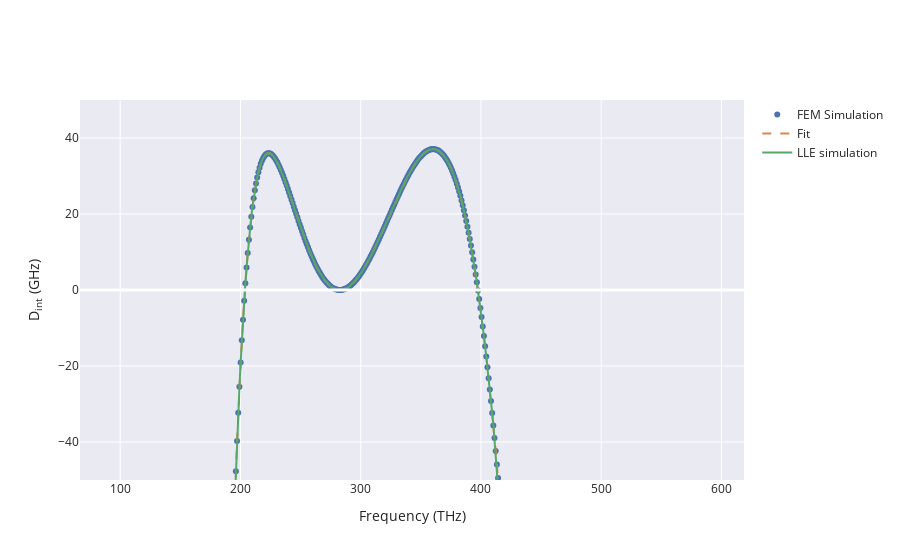

The notebook cell saved with this chart:
### Code cell
#loop reflector parameters
r=0.0
phi=np.pi
R=np.sqrt(r)*np.exp(1j*phi)
res = dict(
        R=23e-6, 
        Qi=1e6, 
        Qc=1e6, 
        γ=3.2, 
        dispfile="./RW1000_H430.csv",
        Bragg=.50e9,#In terms of frequency shift that the pump mode observes due to bragg
        loop_ref_real=np.real(R),
        loop_ref_imag=np.imag(R) #Reflection coefficient induced effectively by the isolator+loop

)

sim = dict(
    Pin=[140e-3], 
    f_pmp=[283e12],
    φ_pmp=[0], 
    δω=[None], 
    Tscan=0.7e6,
    μ_sim=[-220, 220],
    δω_init= 1e9 * 2 * np.pi,
    δω_end= -6.5e9 * 2 * np.pi,
    num_probe = 5000, 
)

solver = pyLLE.LLEsolver(sim=sim, res=res,debug=True)
fig = solver.Analyze(plot=True)
fig.update_yaxes(range = [-50, 50], title = 'D<sub>int</sub> (GHz)')
fig.show()

### Figure 1 — Plotly figure (JSON) as saved in the notebook; plotly's stock layout.template omitted (floating-point values rounded to 4 significant figures; data arrays with more than 128 entries replaced by an {"elided": "..."} marker saying what was removed)
{"data": [{"legendgroup": "Pump #0", "mode": "markers", "name": "FEM Simulation", "type": "scatter", "uid": "69a8b461-72e1-4422-acf2-ffe1b9614768", "x": {"elided": "450 float values"}, "y": {"elided": "450 float values"}}, {"legendgroup": "Pump #0", "line": {"dash": "dash", "width": 2}, "name": "Fit", "type": "scatter", "uid": "afe18207-5839-4522-8d20-d9d452394c2a", "x": {"elided": "450 float values"}, "y": {"elided": "450 float values"}}, {"legendgroup": "Pump #0", "mode": "lines", "name": "LLE simulation", "type": "scatter", "uid": "326c59db-dbc2-4ef7-8710-368def73c8f3", "x": {"elided": "441 float values"}, "y": {"elided": "441 float values"}}], "layout": {"shapes": [{"line": {"color": "white", "width": 3}, "opacity": 1, "type": "line", "x0": 0, "x1": 1, "xref": "x domain", "y0": 0, "y1": 0, "yref": "y"}], "xaxis": {"title": {"text": "Frequency (THz)"}}, "yaxis": {"range": [-50, 50], "title": {"text": "D<sub>int</sub> (GHz)"}}}}
